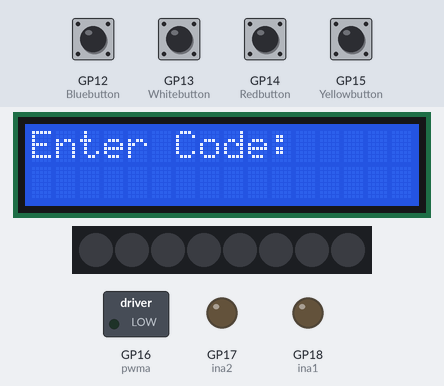
A program run on a simulated Raspberry Pi Pico running MicroPython. Parts: 16×2 character LCD, 8 RGB LEDs in strip order, left to right, switched loads named in the program (green lamp = pin HIGH), output pins drawn as LEDs (lit = HIGH). The test bench sets the inputs (shaded band); at power-on: GP12 (Bluebutton), GP13 (Whitebutton), GP14 (Redbutton), GP15 (Yellowbutton) HIGH. Library files of the repository ran but are not shown: pico_i2c_lcd.py; what the program prints to the serial console is not drawn.

Above: at 1.2 s.
1.3 s: GP12 (Bluebutton) pulled LOW for 0.35 s
At 3.2 s:
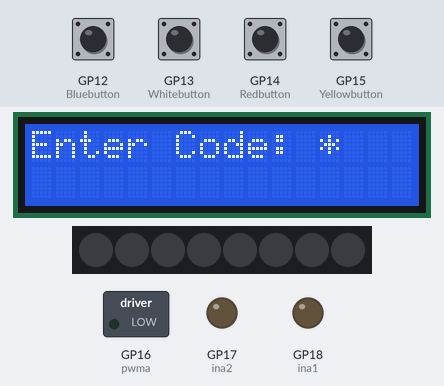
3.5 s: GP13 (Whitebutton) pulled LOW for 1 s
At 5.7 s:
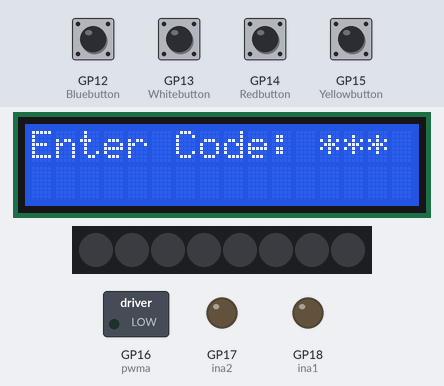
6.3 s: GP14 (Redbutton) pulled LOW for 0.35 s
At 8.1 s:
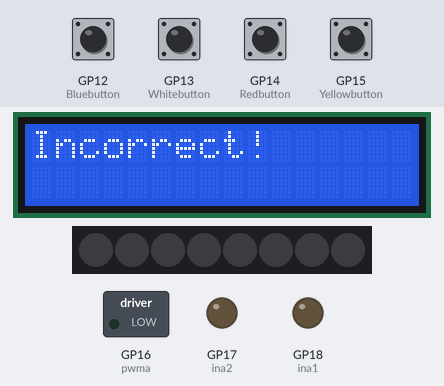
9.6 s: GP15 (Yellowbutton) pulled LOW for 0.35 s
At 10.2 s:
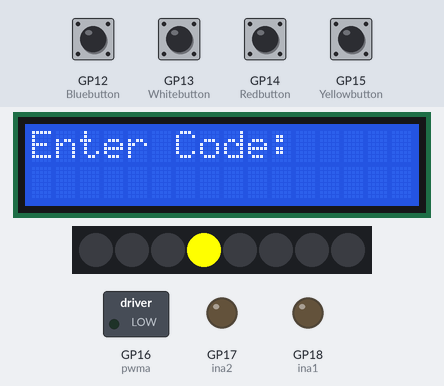
11.8 s: GP12 (Bluebutton) pulled LOW for 1 s
At 12.2 s:
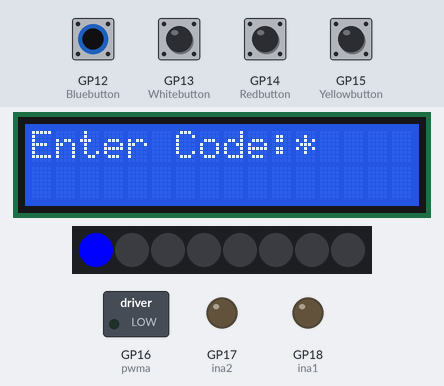
14.6 s: GP13 (Whitebutton) pulled LOW for 0.35 s
At 15.0 s:
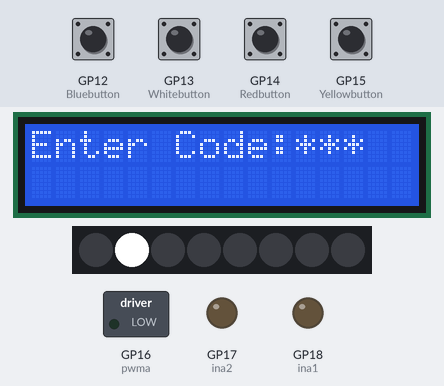
Timing chart, 0 to 17.6 s (numbered marks = the images above; inputs shaded):
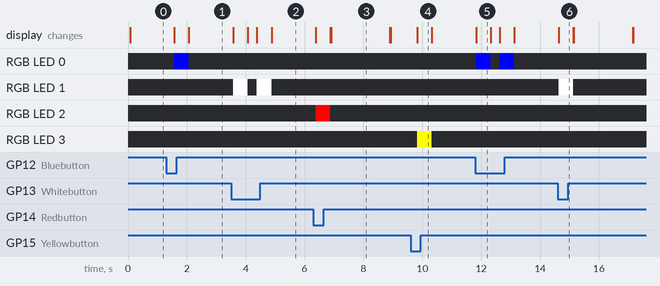

The program:

keypad.py
```python
from machine import Pin, I2C, PWM
from time import sleep
import neopixel
from pico_i2c_lcd import I2cLcd

# =====================
# --- CONFIGURATION ---
# =====================
RUN_SPEED = 0.3  # check if user is pressing button every _ seconds
CENSORED_CHARACTER = "*"  # digit that displays on the screen after pressing button

# =====================
# --- MOTOR SETUP ---
# =====================
ina1 = Pin(18, Pin.OUT)
ina2 = Pin(17, Pin.OUT)
pwma = PWM(Pin(16))
pwma.freq(1000)


def RotateCW(duty):
    # Rotate motor clockwise at specified duty cycle (0-100)
    ina1.value(1)
    ina2.value(0)
    duty_16 = int((duty * 65536) / 100)
    pwma.duty_u16(duty_16)


def RotateCCW(duty):
    # Rotate motor counter-clockwise at specified duty cycle (0-100)
    ina1.value(0)
    ina2.value(1)
    duty_16 = int((duty * 65536) / 100)
    pwma.duty_u16(duty_16)


def StopMotor():
    # Stop the motor completely
    ina1.value(0)
    ina2.value(0)
    pwma.duty_u16(0)


StopMotor()  # make sure motor is not initially running

# =====================
# --- LCD SETUP ---
# =====================
i2c = I2C(0, sda=Pin(0), scl=Pin(1), freq=400000)
I2C_ADDR = i2c.scan()[0]
lcd = I2cLcd(i2c, I2C_ADDR, 2, 16)
lcd.clear()
lcd.putstr("Enter Code: ")

# =====================
# --- LED SETUP (NeoPixel strip) ---
# =====================
n = 8  # number of LEDs (only 4 used)
p = 2  # GPIO pin connected to NeoPixel
np = neopixel.NeoPixel(Pin(p), n)

# LED color map: (R, G, B)
LED_COLORS = {
    "B": (0, 0, 255),  # Blue
    "W": (255, 255, 255),  # White
    "R": (255, 0, 0),  # Red
    "Y": (255, 255, 0),  # Yellow
}

# =====================
# --- BUTTON SETUP ---
# =====================
Bluebutton = Pin(12, Pin.IN, Pin.PULL_UP)
Whitebutton = Pin(13, Pin.IN, Pin.PULL_UP)
Redbutton = Pin(14, Pin.IN, Pin.PULL_UP)
Yellowbutton = Pin(15, Pin.IN, Pin.PULL_UP)

# =====================
# --- CODE SETUP ---
# =====================
CORRECT_CODE = ["B", "W", "R", "Y"]  # You can change this sequence
entered_code = []


# =====================
# --- HELPER FUNCTIONS ---
# =====================
def light_led(color):
    # Light up one LED in its color briefly.
    np.fill((0, 0, 0))  # turn all off first
    if color == "B":
        np[0] = LED_COLORS["B"]
    elif color == "W":
        np[1] = LED_COLORS["W"]
    elif color == "R":
        np[2] = LED_COLORS["R"]
    elif color == "Y":
        np[3] = LED_COLORS["Y"]
    np.write()
    sleep(0.5)
    np.fill((0, 0, 0))  # turn off
    np.write()


def check_code():
    # Check entered code against CORRECT_CODE.
    global entered_code
    if entered_code == CORRECT_CODE:
        lcd.clear()
        lcd.putstr("Correct!")
        RotateCW(100)
        sleep(2)
        StopMotor()
        lcd.clear()
        lcd.putstr("Press Blue")
        lcd.move_to(0, 1)
        lcd.putstr("button to close")
        while True:
            if Bluebutton.value() == 0:
                light_led("B")
                # close motor
                RotateCCW(100)
                sleep(2)
                StopMotor()
                break
            sleep(0.3)

    else:
        lcd.clear()
        lcd.putstr("Incorrect!")
    sleep(2)
    lcd.clear()
    lcd.putstr("Enter Code:")
    entered_code = []


# =====================
# --- MAIN LOOP ---
# =====================
while True:
    if Bluebutton.value() == 0:
        print("Blue Button Pressed")
        light_led("B")
        entered_code.append("B")
        lcd.putstr(CENSORED_CHARACTER)

    if Whitebutton.value() == 0:
        print("White Button Pressed")
        light_led("W")
        entered_code.append("W")
        lcd.putstr(CENSORED_CHARACTER)

    if Redbutton.value() == 0:
        print("Red Button Pressed")
        light_led("R")
        entered_code.append("R")
        lcd.putstr(CENSORED_CHARACTER)

    if Yellowbutton.value() == 0:
        print("Yellow Button Pressed")
        light_led("Y")
        entered_code.append("Y")
        lcd.putstr(CENSORED_CHARACTER)

    # Once 4 buttons are pressed, check code
    if len(entered_code) == 4:
        check_code()

    sleep(RUN_SPEED)
```

Measured:
- after the input at 1.3 s, RGB LED 0: off → RGB(0, 0, 255) after 0.27 s, → off 0.50 s later
- after the input at 3.5 s, RGB LED 1: alternates RGB(255, 255, 255) for 0.50 s and off for 0.30 s, 4 changes in all, then stays off, starting after 0.07 s
- after the input at 6.3 s, RGB LED 2: off → RGB(255, 0, 0) after 0.08 s, → off 0.50 s later
- after the input at 9.6 s, RGB LED 3: off → RGB(255, 255, 0) after 0.22 s, → off 0.50 s later
- after the input at 11.8 s, RGB LED 0: alternates RGB(0, 0, 255) for 0.50 s and off for 0.30 s, 4 changes in all, then stays off, starting at once
- after the input at 14.6 s, RGB LED 1: off → RGB(255, 255, 255) at once, → off 0.50 s later
- what the display in image 3 shows lasts 2.0 s, from 6.9 s to 8.9 s
